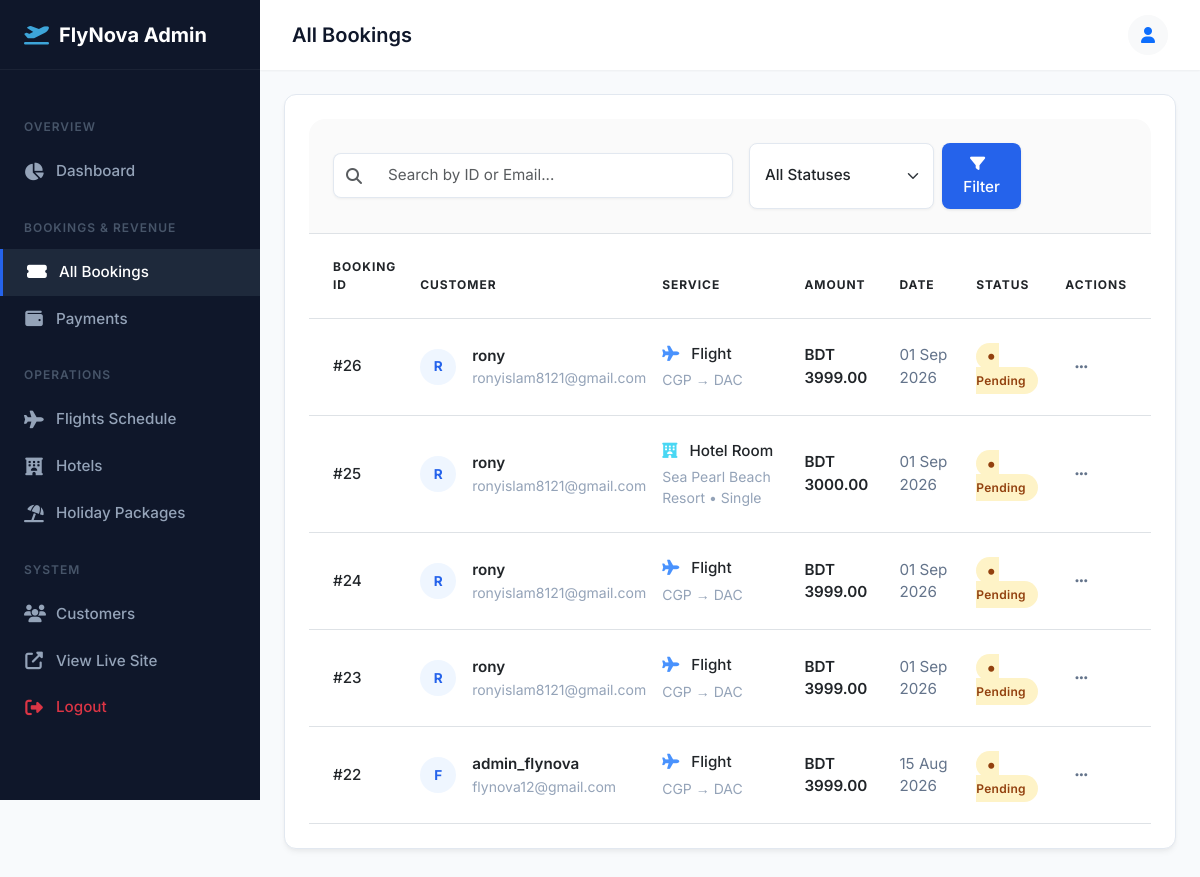
The app's page /dashboard/bookings/ (signed in) with its own data.
### bookings/models.py (models this page shows, shortened)
class Booking(models.Model):
    STATUS_CHOICES = (
        ('PENDING', 'Pending'),
        ('CONFIRMED', 'Confirmed'),
        ('CANCELLED', 'Cancelled'),
    )
    user = models.ForeignKey(settings.AUTH_USER_MODEL, on_delete=models.CASCADE, related_name='bookings')
    flight = models.ForeignKey('flights.Flight', on_delete=models.CASCADE, null=True, blank=True, related_name='bookings')
    room = models.ForeignKey('hotels.Room', on_delete=models.CASCADE, null=True, blank=True, related_name='bookings')
    package = models.ForeignKey('packages.Package', on_delete=models.CASCADE, null=True, blank=True, related_name='bookings')
    booking_date = models.DateTimeField(auto_now_add=True)
    status = models.CharField(max_length=20, choices=STATUS_CHOICES, default='PENDING')
    total_price = models.DecimalField(max_digits=10, decimal_places=2)

### accounts/models.py (models this page shows, shortened)
class CustomUser(AbstractUser):
    email = models.EmailField(unique=True)
    phone_number = models.CharField(max_length=15, blank=True, null=True)
    USERNAME_FIELD = 'email'
    REQUIRED_FIELDS = ['username']

### flights/models.py (models this page shows, shortened)
class Flight(models.Model):
    airline = models.ForeignKey(Airline, on_delete=models.CASCADE)
    flight_number = models.CharField(max_length=10)
    origin = models.ForeignKey(Airport, on_delete=models.CASCADE, related_name='departures')
    destination = models.ForeignKey(Airport, on_delete=models.CASCADE, related_name='arrivals')
    departure_time = models.DateTimeField()
    arrival_time = models.DateTimeField()
    price = models.DecimalField(max_digits=10, decimal_places=2)

class Airport(models.Model):
    code = models.CharField(max_length=3, unique=True)
    name = models.CharField(max_length=100)
    city = models.CharField(max_length=100)
    country = models.CharField(max_length=100)

### hotels/models.py (models this page shows, shortened)
class Room(models.Model):
    ROOM_TYPES = (
        ('SINGLE', 'Single'),
        ('DOUBLE', 'Double'),
        ('SUITE', 'Suite'),
        ('FAMILY', 'Family'),
        ('DELUXE', 'Deluxe'),
    )
    hotel = models.ForeignKey(Hotel, on_delete=models.CASCADE, related_name='rooms')
    room_type = models.CharField(max_length=10, choices=ROOM_TYPES)
    price_per_night = models.DecimalField(max_digits=10, decimal_places=2)
    capacity = models.IntegerField(default=2)
    image = models.ImageField(upload_to='rooms/', blank=True, null=True)

class Hotel(models.Model):
    name = models.CharField(max_length=200)
    city = models.CharField(max_length=100)
    address = models.TextField()
    description = models.TextField()
    image = models.ImageField(upload_to='hotels/')
    star_rating = models.IntegerField(default=3)
    price = models.DecimalField(max_digits=10, decimal_places=2, default=5000.00)

### dashboard/views.py (the view, shortened to what this page needs)
# urls.py: path('bookings/', views.BookingListView.as_view(), name='booking_list'),
@method_decorator(staff_member_required, name='dispatch')
class BookingListView(ListView):
    model = Booking
    template_name = 'dashboard/booking_list.html'
    context_object_name = 'bookings'
    ordering = ['-booking_date']
    paginate_by = 10
    def get_queryset(self):
        queryset = super().get_queryset().select_related(
            'user', 'flight__origin', 'flight__destination', 'room__hotel', 'package'
        )
        q = self.request.GET.get('q')
        status = self.request.GET.get('status')
        if status:
            queryset = queryset.filter(status=status)
        return queryset
    def get_context_data(self, **kwargs):
        context = super().get_context_data(**kwargs)
        context['title'] = 'All Bookings'
        context['current_q'] = self.request.GET.get('q', '')
        context['current_status'] = self.request.GET.get('status', '')
        return context

### dashboard/templates/dashboard/booking_list.html (shortened to what this page needs)
{% extends 'dashboard/base_admin.html' %}
{% block content %}
<div class="premium-card">
    <div class="p-4 border-bottom" style="border-color: #F8FAFC; background-color: #FAFAFA; border-radius: 16px 16px 0 0;">
        <form method="GET" class="d-flex flex-wrap gap-3 align-items-center">
            <div class="input-group flex-grow-1" style="max-width: 400px; box-shadow: 0 1px 3px rgba(0,0,0,0.05); border-radius: 8px;">
                <span class="input-group-text bg-white border-end-0 text-muted" style="border-color: #E2E8F0; border-radius: 8px 0 0 8px;"><i class="fas fa-search"></i></span>
                <input type="text" name="q" value="{{ current_q }}" class="form-control border-start-0 bg-white" placeholder="Search by ID or Email..." style="border-color: #E2E8F0; font-size: 0.95rem; border-radius: 0 8px 8px 0; padding: 10px 15px;">
            </div>
            <div class="d-flex gap-2">
                <select name="status" class="form-select bg-white" style="border-color: #E2E8F0; box-shadow: 0 1px 3px rgba(0,0,0,0.05); font-size: 0.95rem; font-weight: 500; border-radius: 8px; padding: 10px 35px 10px 15px; min-width: 160px;">
                    <option value="">All Statuses</option>
                </select>
                <button type="submit" class="btn-premium" style="box-shadow: 0 1px 3px rgba(0,0,0,0.1); font-size: 0.95rem; border-radius: 8px; padding: 10px 20px;">
                    <i class="fas fa-filter me-2"></i> Filter
                </button>
            </div>
        </form>
    </div>
    <div id="table-container">
        <div class="table-responsive">
            <table class="table align-middle mb-0" style="border-collapse: separate; border-spacing: 0;">
                <thead class="text-muted" style="font-size: 0.75rem; letter-spacing: 0.08em; text-transform: uppercase; font-weight: 600;">
                    <tr>
                        <th scope="col" class="py-4 ps-4 border-bottom border-top-0" style="border-color: #F1F5F9;">Booking ID</th>
                        <th scope="col" class="py-4 border-bottom border-top-0" style="border-color: #F1F5F9;">Customer</th>
                        <th scope="col" class="py-4 border-bottom border-top-0" style="border-color: #F1F5F9;">Service</th>
                        <th scope="col" class="py-4 border-bottom border-top-0" style="border-color: #F1F5F9;">Amount</th>
                        <th scope="col" class="py-4 border-bottom border-top-0" style="border-color: #F1F5F9;">Date</th>
                        <th scope="col" class="py-4 border-bottom border-top-0" style="border-color: #F1F5F9;">Status</th>
                        <th scope="col" class="py-4 pe-4 border-bottom border-top-0 text-end" style="border-color: #F1F5F9;">Actions</th>
                    </tr>
                </thead>
                <tbody>
                    {% for booking in bookings %}
                    <tr class="table-row-hover">
                        <td class="py-4 ps-4 fw-medium text-dark border-bottom" style="border-color: #F8FAFC; font-size: 0.95rem;">#{{ booking.id }}</td>
                        <td class="py-4 border-bottom" style="border-color: #F8FAFC;">
                            <div class="d-flex align-items-center gap-3">
                                <div class="rounded-circle d-flex align-items-center justify-content-center fw-bold" style="width: 36px; height: 36px; font-size: 0.85rem; background-color: #EFF6FF; color: #2563EB;">
                                    {{ booking.user.email|make_list|first|upper }}
                                </div>
                                <div>
                                    <div class="fw-semibold text-dark" style="font-size: 0.95rem;">{{ booking.user.get_full_name|default:booking.user.username }}</div>
                                    <div class="small" style="color: #94A3B8;">{{ booking.user.email }}</div>
                                </div>
                            </div>
                        </td>
                        <td class="py-4 border-bottom" style="border-color: #F8FAFC;">
                            {% if booking.flight %}
                                <div class="fw-medium text-dark" style="font-size: 0.95rem;"><i class="fas fa-plane text-primary me-2 opacity-75"></i> Flight</div>
                                <div class="small mt-1" style="color: #94A3B8;">{{ booking.flight.origin.code }} &rarr; {{ booking.flight.destination.code }}</div>
                            {% elif booking.room %}
                                <div class="fw-medium text-dark" style="font-size: 0.95rem;"><i class="fas fa-hotel text-info me-2 opacity-75"></i> Hotel Room</div>
                                <div class="small mt-1" style="color: #94A3B8;">{{ booking.room.hotel.name }} &bull; {{ booking.room.get_room_type_display }}</div>
                            {% elif booking.package %}
                                <div class="fw-medium text-dark" style="font-size: 0.95rem;"><i class="fas fa-umbrella-beach text-success me-2 opacity-75"></i> Package</div>
                                <div class="small mt-1" style="color: #94A3B8;">{{ booking.package.title }}</div>
                            {% else %}
                                <span class="text-muted"><i class="fas fa-box me-1 opacity-75"></i> Unknown</span>
                            {% endif %}
                        </td>
                        <td class="py-4 fw-semibold text-dark border-bottom" style="border-color: #F8FAFC; font-size: 0.95rem;">BDT {{ booking.total_price }}</td>
                        <td class="py-4 border-bottom" style="border-color: #F8FAFC; color: #64748B; font-size: 0.95rem;">{{ booking.booking_date|date:"d M Y" }}</td>
                        <td class="py-4 border-bottom" style="border-color: #F8FAFC;">
                            {% if booking.status == 'CONFIRMED' %}
                                <span class="badge-premium badge-success"><i class="fas fa-circle me-1" style="font-size: 6px; vertical-align: middle;"></i> Confirmed</span>
                            {% elif booking.status == 'PENDING' %}
                                <span class="badge-premium badge-warning"><i class="fas fa-circle me-1" style="font-size: 6px; vertical-align: middle;"></i> Pending</span>
                            {% elif booking.status == 'CANCELLED' %}
                                <span class="badge-premium badge-danger"><i class="fas fa-circle me-1" style="font-size: 6px; vertical-align: middle;"></i> Cancelled</span>
                            {% else %}
                                <span class="badge-premium bg-secondary text-white">{{ booking.status }}</span>
                            {% endif %}
                        </td>
                        <td class="py-4 pe-4 text-end border-bottom" style="border-color: #F8FAFC;">
                            <button class="btn btn-sm btn-icon" type="button" data-bs-toggle="dropdown" aria-expanded="false">
                                <i class="fas fa-ellipsis-h"></i>
                            </button>
                        </td>
                    </tr>
                    {% endfor %}
                </tbody>
            </table>
        </div>
    </div>
</div>
{% endblock %}

### static/css/admin_premium.css (style rules this page uses)
:root { --surface-bg: #F8FAFC; --surface-card: #FFFFFF; --sidebar-bg: #0F172A; --sidebar-text: #94A3B8; --sidebar-text-hover: #FFFFFF; --sidebar-active-bg: #1E293B; --primary: #2563EB; --primary-hover: #1D4ED8; --text-main: #0F172A; --text-muted: #64748B; --success-bg: #D1FAE5; --success-text: #065F46; --warning-bg: #FEF3C7; --warning-text: #92400E; --danger-bg: #FEE2E2; --danger-text: #991B1B; --sidebar-width: 260px; --topbar-height: 70px; }
body { font-family: 'Inter', 'Poppins', sans-serif; background-color: var(--surface-bg); color: var(--text-main); overflow-x: hidden; }
.premium-card { background-color: var(--surface-card); border-radius: 12px; box-shadow: 0 4px 6px -1px rgba(0, 0, 0, 0.05), 0 2px 4px -1px rgba(0, 0, 0, 0.03); border: 1px solid #E2E8F0; padding: 24px; margin-bottom: 24px; transition: transform 0.2s ease, box-shadow 0.2s ease; }
.badge-premium { padding: 6px 12px; border-radius: 9999px; font-size: 0.75rem; font-weight: 600; letter-spacing: 0.025em; }
.badge-warning { background-color: var(--warning-bg); color: var(--warning-text); }
.btn-premium { background-color: var(--primary); color: white; border: none; border-radius: 8px; padding: 10px 20px; font-weight: 500; transition: all 0.2s ease; }
.btn-icon { width: 32px; height: 32px; display: flex; align-items: center; justify-content: center; border-radius: 6px; color: var(--text-muted); background: transparent; transition: all 0.2s ease; }
.table-row-hover { transition: background-color 0.2s ease; }

### records on screen
Booking: id "26", user.email|make_list "R", user.get_full_name "rony", user.email "ronyislam8121@gmail.com", flight.origin.code "CGP", flight.destination.code "DAC", total_price "3999.00", booking_date "01 Sep 2026", status "PENDING" (drawn)
Booking: id "25", user.email|make_list "R", user.get_full_name "rony", user.email "ronyislam8121@gmail.com", room.hotel.name "Sea Pearl Beach Resort", room.room_type "Single", total_price "3000.00", booking_date "01 Sep 2026", status "PENDING" (drawn)
Booking: id "24", user.email|make_list "R", user.get_full_name "rony", user.email "ronyislam8121@gmail.com", flight.origin.code "CGP", flight.destination.code "DAC", total_price "3999.00", booking_date "01 Sep 2026", status "PENDING" (drawn)
Booking: id "23", user.email|make_list "R", user.get_full_name "rony", user.email "ronyislam8121@gmail.com", flight.origin.code "CGP", flight.destination.code "DAC", total_price "3999.00", booking_date "01 Sep 2026", status "PENDING" (drawn)
Booking: id "22", user.email|make_list "F", user.get_full_name "admin_flynova", user.email "flynova12@gmail.com", flight.origin.code "CGP", flight.destination.code "DAC", total_price "3999.00", booking_date "15 Aug 2026", status "PENDING" (drawn)

### other values on screen
{{ title }} "All Bookings"
